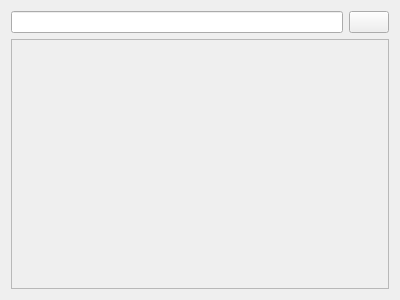
<?xml version="1.0" encoding="UTF-8"?>
<ui version="4.0">
 <class>FavoritePathsContainer</class>
 <widget class="QWidget" name="FavoritePathsContainer">
  <property name="geometry">
   <rect>
    <x>0</x>
    <y>0</y>
    <width>400</width>
    <height>300</height>
   </rect>
  </property>
  <property name="windowTitle">
   <string>Form</string>
  </property>
  <layout class="QGridLayout" name="gridLayout">
   <item row="0" column="0">
    <layout class="QVBoxLayout" name="verticalLayout">
     <item>
      <layout class="QHBoxLayout" name="horizontalLayout">
       <item>
        <widget class="QLineEdit" name="lineEdit"/>
       </item>
       <item>
        <widget class="QPushButton" name="favoritesPushButton">
         <property name="text">
          <string/>
         </property>
         <property name="icon">
          <iconset>
           <normaloff>:/icons/arrow.png</normaloff>:/icons/arrow.png</iconset>
         </property>
         <property name="default">
          <bool>false</bool>
         </property>
        </widget>
       </item>
      </layout>
     </item>
     <item>
      <widget class="QScrollArea" name="scrollArea">
       <property name="widgetResizable">
        <bool>true</bool>
       </property>
       <widget class="QWidget" name="favoritesContainer">
        <property name="geometry">
         <rect>
          <x>0</x>
          <y>0</y>
          <width>378</width>
          <height>246</height>
         </rect>
        </property>
        <layout class="QGridLayout" name="gridLayout_2">
         <item row="0" column="0">
          <layout class="QVBoxLayout" name="contentLayout"/>
         </item>
        </layout>
       </widget>
      </widget>
     </item>
    </layout>
   </item>
  </layout>
 </widget>
 <resources/>
 <connections/>
</ui>
